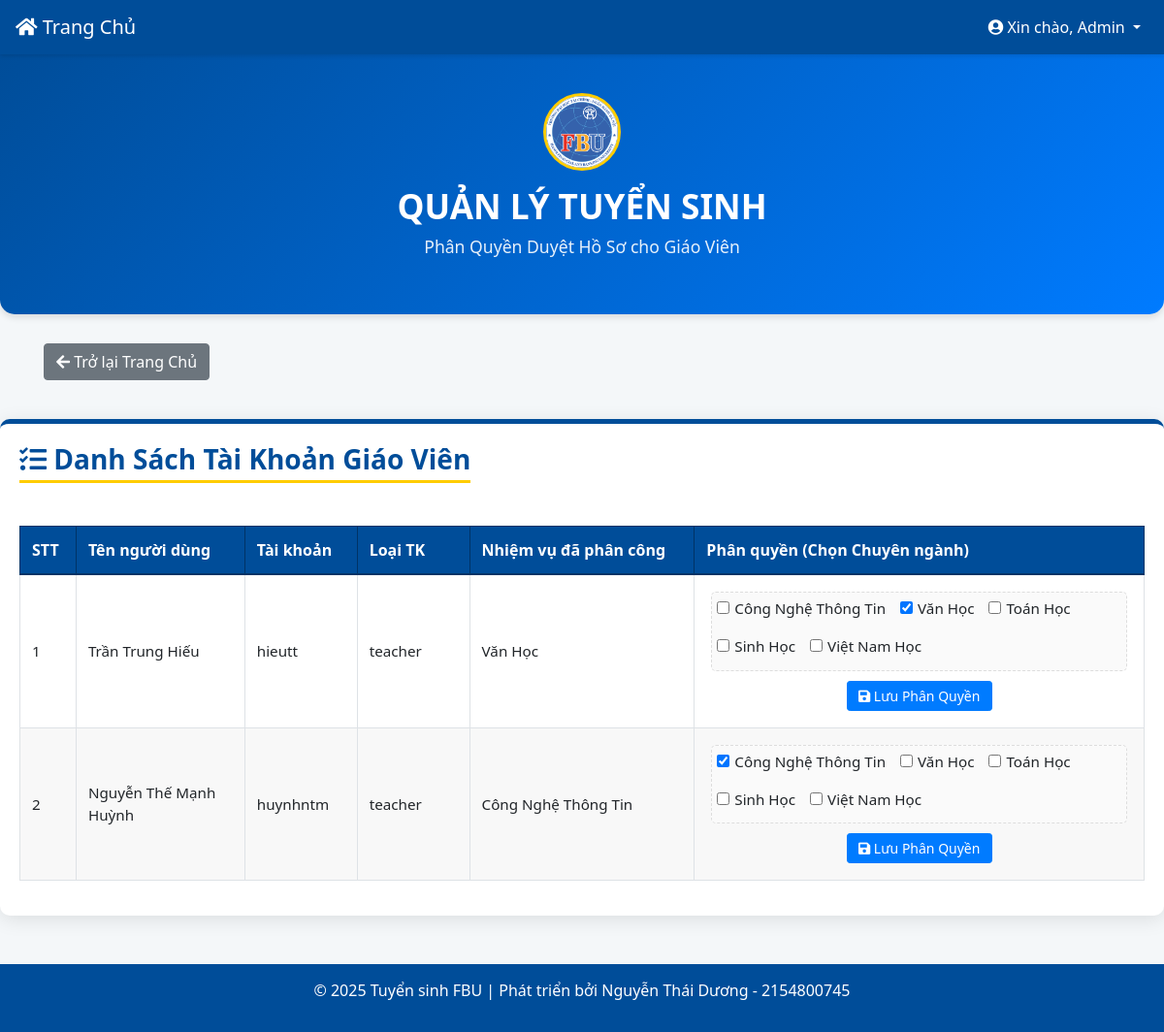
The page /src/trang_phan_quyen.php (signed in) on the database its author committed.
### tables this page shows
CREATE TABLE `danh_sach_tai_khoan` (
  `username` varchar(255) NOT NULL,
  `account` varchar(30) NOT NULL,
  `password` varchar(255) NOT NULL,
  `role` varchar(20) NOT NULL,
  `mission` varchar(255) DEFAULT NULL COMMENT 'Only for teacher'
);

### function.php (called while the page is built, shortened)
<?php
function getDSTKGV()
{
    global $conn;
    $ds = [];
    $result = $conn->query("SELECT * FROM `danh_sach_tai_khoan` WHERE `role` = 'teacher'");
    if ($result && $result->num_rows > 0) {
        while ($row = $result->fetch_assoc()) {
            $ds[] = $row;
        }
        return $ds;
    }
    return 0;
}
function getTenChuyenNganh()
{
    global $conn;
    $ds = [];
    $query = "SELECT DISTINCT `faculty` FROM `chuyen_nganh_tuyen_sinh`";
    $result = $conn->query($query);
    if ($result && $result->num_rows > 0) {
        while ($row = $result->fetch_assoc()) {
            $ds[] = $row;
        }
        return $ds;
    }
    return 0;
}

### src/trang_phan_quyen.php (the view, shortened to what this page needs)
<?php
include "../connectdb.php";
include "../function.php";
$ds_tcn = getTenChuyenNganh();
$ds_tk = getDSTKGV();
?>
<!DOCTYPE html>
<html lang="vi">
<head>
    <link href="https://stackpath.bootstrapcdn.com/bootstrap/4.5.2/css/bootstrap.min.css" rel="stylesheet">
    <link rel="stylesheet" href="https://cdnjs.cloudflare.com/ajax/libs/font-awesome/5.15.4/css/all.min.css">
</head>
<body>
    <nav class="navbar navbar-expand-lg navbar-dark fixed-top">
        <a class="navbar-brand" href="trang_chu.php">
            <i class="fas fa-home"></i> Trang Chủ
        </a>
        <div class="collapse navbar-collapse" id="navbarNav">
            <ul class="navbar-nav ml-auto">
                <li class="nav-item dropdown">
                    <a class="nav-link dropdown-toggle" href="#" id="navbarDropdown" role="button" data-toggle="dropdown" aria-haspopup="true" aria-expanded="false">
                        <i class="fas fa-user-circle"></i> Xin chào, <?php echo htmlspecialchars($_SESSION['username']); ?>
                    </a>
                </li>
            </ul>
        </div>
    </nav>
    <div class="hero">
        <img src="../image/logo.png" alt="Logo Trường Đại Học Tài Chính - Ngân Hàng Hà Nội" class="site-logo">
        <h1>QUẢN LÝ TUYỂN SINH</h1>
        <p style="font-size: 1.1rem; opacity: 0.9;">Phân Quyền Duyệt Hồ Sơ cho Giáo Viên</p>
    </div>
    <div class="container">
        <a href="trang_chu.php" class="btn btn-secondary" style="margin-bottom: 20px"><i class="fas fa-arrow-left"></i> Trở lại Trang Chủ</a>
    </div>
    <div class="admin-table-container">
        <h3 class="text-center uppercase"><i class="fas fa-tasks"></i> Danh Sách Tài Khoản Giáo Viên</h3>
        <div class="table-responsive">
            <table class="table table-bordered table-hover mt-4">
                <thead>
                    <tr>
                        <th style="width: 5%;">STT</th>
                        <th style="width: 15%;">Tên người dùng</th>
                        <th style="width: 10%;">Tài khoản</th>
                        <th style="width: 10%;">Loại TK</th>
                        <th style="width: 20%;">Nhiệm vụ đã phân công</th>
                        <th style="width: 40%;">Phân quyền (Chọn Chuyên ngành)</th>
                    </tr>
                </thead>
                <tbody>
                    <?php
                    if ($ds_tk == 0 || empty($ds_tk)) {
                        echo "<tr><td colspan = '6' class='text-center text-muted'>Không có dữ liệu tài khoản giáo viên nào.</td></tr>";
                    } else {
                        $stt = 1;
                        foreach ($ds_tk as $tk) {
                            $username_safe = htmlspecialchars($tk['username']);
                            $account_safe = htmlspecialchars($tk['account']);
                            $role_safe = htmlspecialchars($tk['role']);
                            $mission_raw = $tk['mission'];
                            $missions_assigned = explode("|", $mission_raw);
                            $mission_display = !empty($mission_raw) ? str_replace("|", ", ", $mission_raw) : '<span class="text-danger">Chưa phân công</span>';
                            echo "<tr>";
                            echo "<td>$stt</td>";
                            echo "<td>" . $username_safe . "</td>";
                            echo "<td>" . $account_safe . "</td>";
                            echo "<td class='uppercase'>" . $role_safe . "</td>";
                            echo "<td>" . htmlspecialchars($mission_display) . "</td>";
                            echo "<td>";
                            echo '<form method="post" class="phan-quyen-form">';
                            echo '<div class="checkbox-container">';
                            if (!empty($ds_tcn)) {
                                foreach ($ds_tcn as $tcn) {
                                    $faculty_name = htmlspecialchars($tcn['faculty']);
                                    $checked = in_array($faculty_name, $missions_assigned) ? 'checked' : '';
                                    echo '<div class="checkbox-item">';
                                    echo '<input type="checkbox" name="missions[]" id="mission_' . $stt . '_' . str_replace(' ', '_', $faculty_name) . '" value="' . $faculty_name . '" ' . $checked . '>';
                                    echo '<label for="mission_' . $stt . '_' . str_replace(' ', '_', $faculty_name) . '" style="margin-left: 5px; font-weight: 400;">' . $faculty_name . '</label>';
                                    echo '</div>';
                                }
                            } else {
                                echo '<p class="text-muted w-100 text-center">Vui lòng thêm chuyên ngành trước khi phân quyền.</p>';
                            }
                            echo '</div>';
                            echo '<button type="submit" name="save" class="btn btn-primary btn-sm"><i class="fas fa-save"></i> Lưu Phân Quyền</button>';
                            echo "</form>";
                            echo "</td>";
                            echo "</tr>";
                            $stt++;
                        }
                    }
                    ?>
                </tbody>
            </table>
        </div>
    </div>
    <footer>
        <p>&copy; 2025 Tuyển sinh FBU | Phát triển bởi Nguyễn Thái Dương - 2154800745</p>
    </footer>
</body>
</html>

### src/trang_phan_quyen.php (style rules this page uses)
:root { --primary-color: #004d99; --secondary-color: #ffcc00; --light-bg: #f4f7f9; --dark-text: #333; }
body { font-family: 'Segoe UI', Tahoma, Geneva, Verdana, sans-serif; background-color: var(--light-bg); color: var(--dark-text); padding-top: 56px; }
.navbar { background-color: var(--primary-color) !important; box-shadow: 0 2px 4px rgba(0, 0, 0, 0.1); position: fixed; top: 0; left: 0; right: 0; z-index: 1030; }
.navbar-brand, .navbar-nav .nav-link { color: white !important; transition: color 0.3s; }
.hero { background: linear-gradient(135deg, var(--primary-color) 0%, #007bff 100%); color: white; padding: 40px 20px; text-align: center; margin-bottom: 30px; border-bottom-left-radius: 15px; border-bottom-right-radius: 15px; box-shadow: 0 4px 6px rgba(0, 0, 0, 0.1); }
.hero h1 { font-size: 2.2rem; margin-top: 10px; font-weight: 600; }
.site-logo { width: 80px; height: 80px; border-radius: 50%; display: block; margin: 0 auto 15px auto; background-color: white; border: 3px solid var(--secondary-color) !important; object-fit: cover; }
.admin-table-container { width: 100%; max-width: 1200px; margin: 20px auto 50px auto; padding: 20px; background-color: white; border-radius: 10px; box-shadow: 0 4px 20px rgba(0, 0, 0, 0.1); border-top: 5px solid var(--primary-color); }
.admin-table-container h3 { color: var(--primary-color); font-weight: 700; padding-bottom: 5px; margin-bottom: 20px; border-bottom: 3px solid var(--secondary-color); display: inline-block; }
.table thead th { background-color: var(--primary-color); color: white; font-weight: 600; vertical-align: middle; border-color: #003366; }
.table tbody tr:nth-child(even) { background-color: #f8f8f8; }
.table td { vertical-align: middle; font-size: 0.95rem; }
.phan-quyen-form { display: flex; flex-direction: column; align-items: center; padding: 5px; }
.checkbox-container { display: flex; flex-wrap: wrap; gap: 8px 15px; margin-bottom: 10px; max-height: 150px; overflow-y: auto; padding: 5px; border: 1px dashed #ddd; border-radius: 5px; background-color: #fafafa; }
.checkbox-item { white-space: nowrap; }
.phan-quyen-form .btn { white-space: nowrap; width: 100%; max-width: 150px; font-weight: 500; }
footer { background-color: var(--primary-color); color: white; text-align: center; padding: 15px 0; margin-top: 50px; }

### rows shown on the page
danh_sach_tai_khoan: username "Trần Trung Hiếu", account "hieutt", role "teacher", mission "Văn Học", faculty_name "Công Nghệ Thông Tin", faculty_name "Văn Học", faculty_name "Toán Học", faculty_name "Sinh Học", faculty_name "Việt Nam Học"
danh_sach_tai_khoan: username "Nguyễn Thế Mạnh Huỳnh", account "huynhntm", role "teacher", mission "Công Nghệ Thông Tin", faculty_name "Công Nghệ Thông Tin", faculty_name "Văn Học", faculty_name "Toán Học", faculty_name "Sinh Học", faculty_name "Việt Nam Học"

### other values the page prints
$_SESSION['username'] "Admin"
